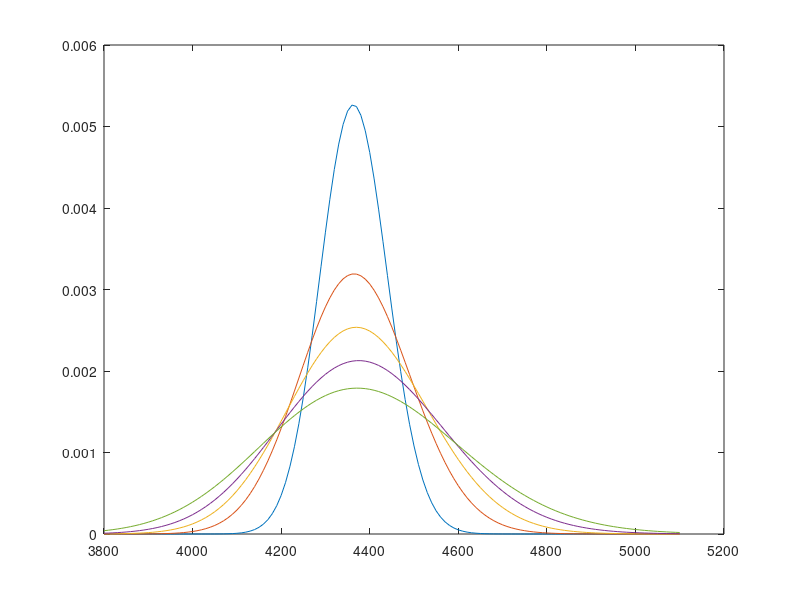

Write the MATLAB code that produced this figure.
function BenchRND()
% here, load the completed FTSE data matrix 
% the chosen date is March 26, 2004.
% computes the simplest log-normal density using at the money options


% load data
load AllInfo1 AllInfo1;


% some general variables
NbStrik=8;
NbMat  =5;
NbCall =NbMat*NbStrik;
NbPut  =NbMat*NbStrik;
NbOpt  = NbCall+NbPut; % call and puts

% extract for options of different maturities the implicit interest rate and
% dividend ratio by using at the money options
z=3800:10:5100; z=z'; %support for RND

e=AllInfo1(:,1)>AllInfo1(:,2);
dist=abs(AllInfo1(:,1)-AllInfo1(:,2));

Res=[];
for i=1:NbMat
  fprintf('%5.2f\n',i)
    iv=AllInfo1(:,8);

    idx=NbStrik*(i-1)+1:NbStrik*(i-1)+NbStrik; idx=idx';
    ivc=iv(idx).*e(idx);
    
    idx=NbCall+NbStrik*(i-1)+1:NbCall+NbStrik*(i-1)+NbStrik; idx=idx';
    ivp=iv(idx).*(1-e(idx));
    iv=(ivc+ivp)/2; 
    
    sig=min(iv);
    S0 = AllInfo1(1,1);
    r  = AllInfo1(NbStrik*(i-1)+1,4);
    T  = AllInfo1(NbStrik*(i-1)+1,5);
    id = AllInfo1(NbStrik*(i-1)+1,7);
    f=get_LN_RND(z,S0,r,T,id,sig);
    Res=[Res f];   
end

plot(z,Res);
BenchRND=Res;
save BenchRND  BenchRND;



%*******************************************************
    
function y=get_LN_RND(z,S0,r,T,id,sig)
% the benchmark log-normal density
m = log(S0) + (r-id-0.5*sig^2)*T;
s = sig*sqrt(T);
x = ( log(z)-m )/s;
y = 1/s*pdfn(x) ./ z;

function y=pdfn(x)
y=1/sqrt(2*pi)*exp(-0.5*x.^2);

%**********************************************************
